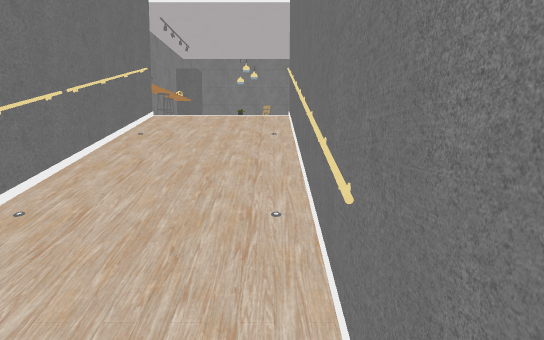
view 1 (above)

17 first-person views from a walk through a 3-D level made in the Unity game engine. The camera is 1.5 m above the floor, tilts 6° down and sees 75° across. The floor is counted in squares, 1 m on a side. Each view is taken from the middle of a square. On the plan, view 1 faces up. The plan holds only what a view shows up to about 16 squares ahead; the rest is blank. The place goes on beyond the plan. Some surface patterns are stand-ins.

view 2
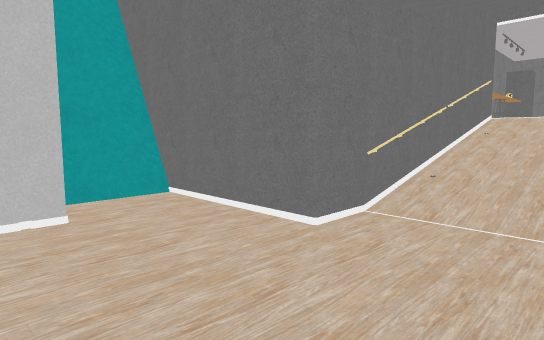

view 3
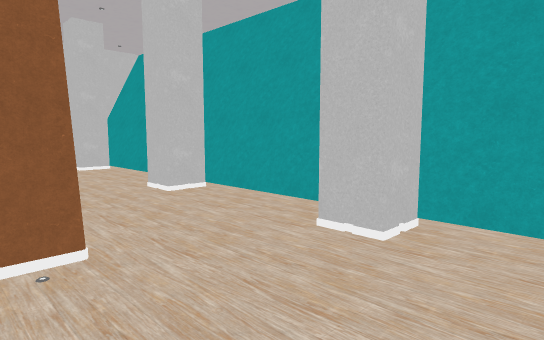

view 4
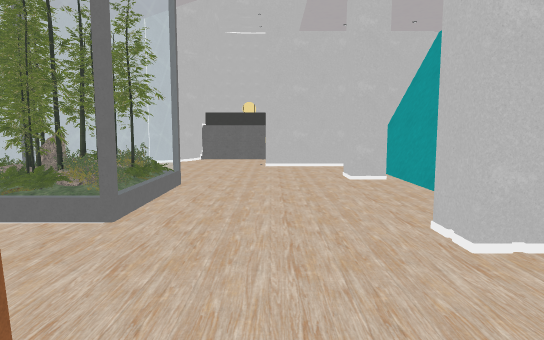

view 5
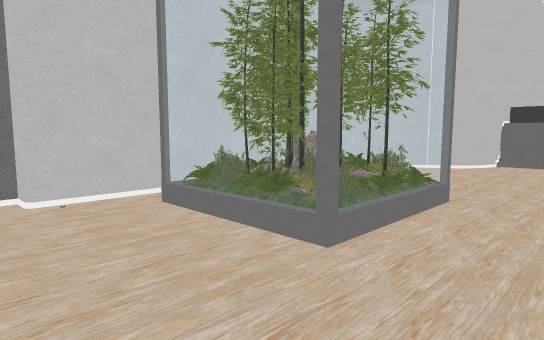

view 6
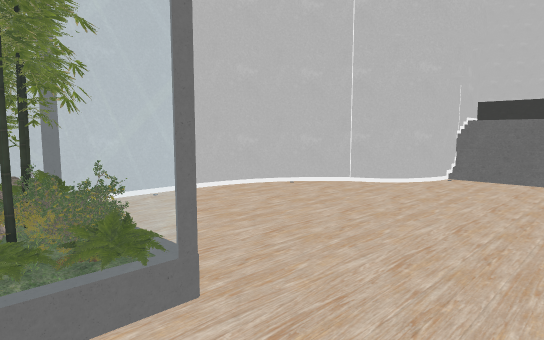

view 7
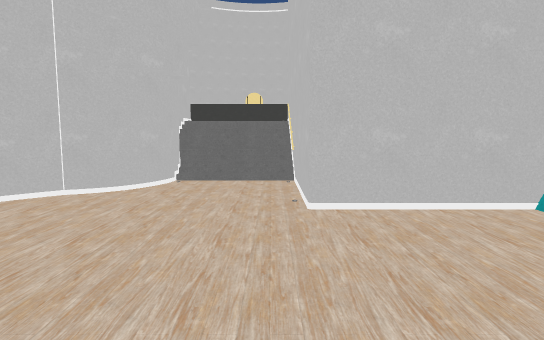

view 8
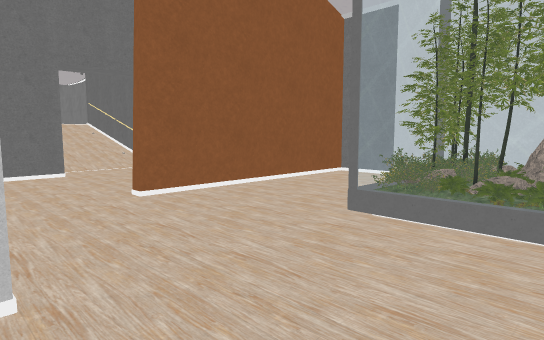

view 9
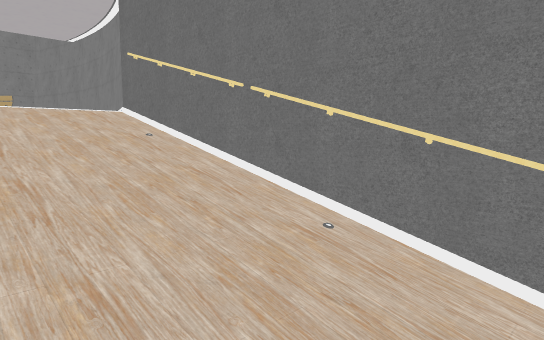

view 10
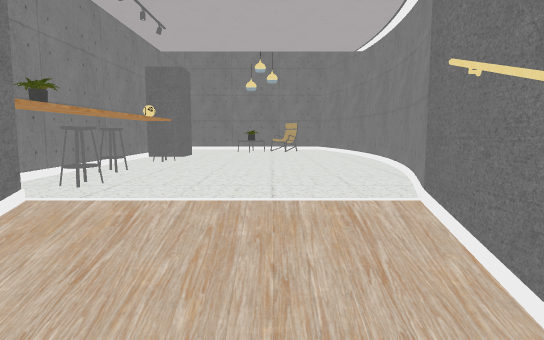

view 11
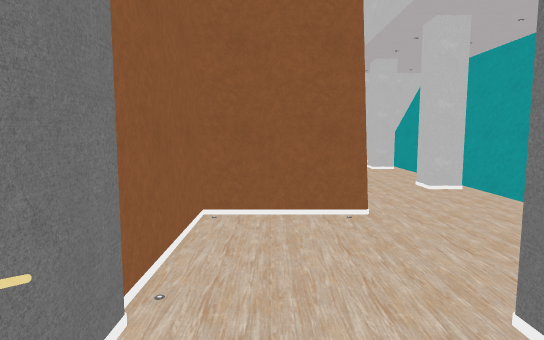

view 12
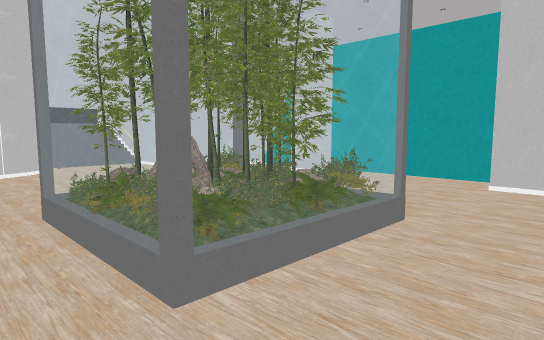

view 13
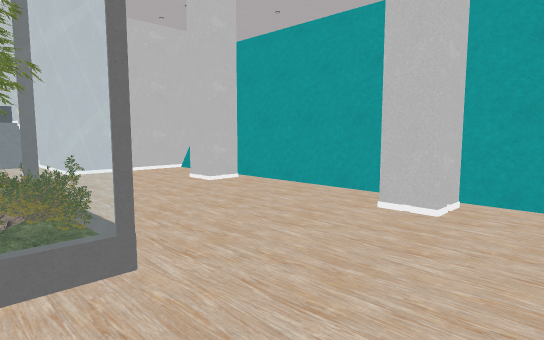

view 14
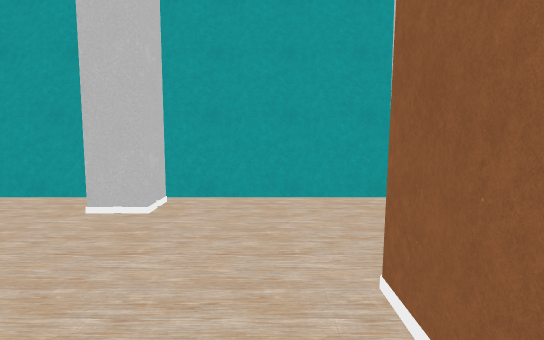

view 15
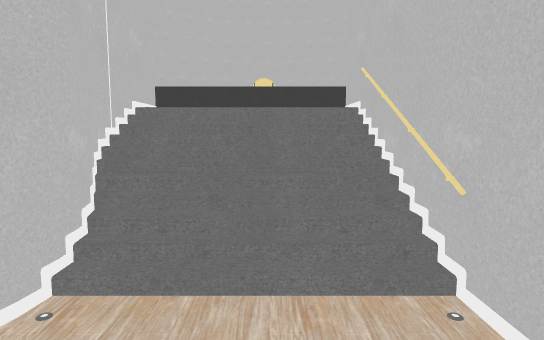

view 16
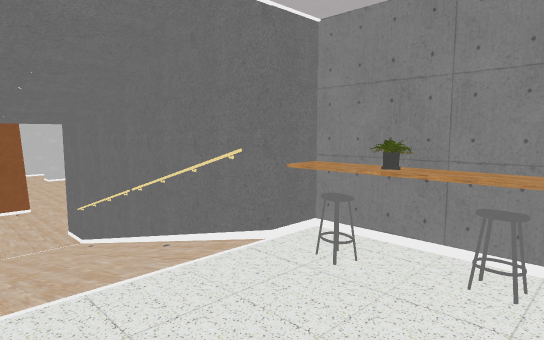

view 17
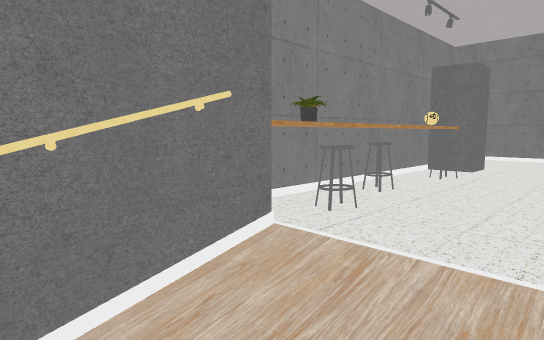

### Floor plan
Key: @ floor where view 1 was taken; # wall or solid block; . main floor; : floor 1.25 m higher than the main floor; + floor 1.5 m higher than the main floor; * floor 1.75 m higher than the main floor; % floor 2 m higher than the main floor; / step, stairs or slope; = window, fence, low wall or low ledge; S stool; R railing; P pillar; C chair; T pot; O other object.
Columns run from 9 left of view 1 to 5 right of it. Each row starts with its distance up from view 1.
 22           #
 21           OO
 20        OCC#O
 19            O
 18      P     #
 17     #P     #
 16      O     O
 15      S     #
 14      O   % #
 13     #S    ##
 12     #TS   #
 11     #O%%%%O
 10     ##////#
  9      #*//*#
  8      #+//+#
  7      #://:#
  6      #////#
  5      #R//R#
  4      #R//R#
  3      #R//R#
  2      #....#
  1 #=####....#
  0 ##.......@#
 -1 #=........#
 -2 ##P.......#
 -3 #PP.......#
 -4 #=........#
 -5 #=....#########
 -6 #=............#
 -7 #=............#
 -8 ##P..........##
 -9 #PP..........#
-10 #=......OOOOO#
-11 #=......OOOOO#
-12 #=......OOOOO#
-13 #=......OOOOO#
-14 #=......O  O.#
-15 ##P..........#
-16 #PP..........#
-17 #=...........#
-18 # ...........#
-19 #=...........#
-20 ######......##
-21      #......#
-22      #....###
-23      #...##
-24      #///#
-25      R///##
-26      R////#
-27      R////#
-28        ***
-29          ##

Positions as (right, up) in squares from view 1, and headings:
1: (0, 0), facing up
2: (0, -4), facing up-left
3: (-2, 0), facing down-left
4: (-4, -4), facing down
5: (-4, -6), facing down-right
6: (-4, -12), facing down-right
7: (-3, -13), facing down
8: (-7, -13), facing up-right
9: (-3, 2), facing up-right
10: (-1, 7), facing up
11: (-1, 4), facing down
12: (4, -7), facing down-left
13: (0, -6), facing down-left
14: (0, -6), facing left
15: (-2, -21), facing down
16: (0, 14), facing down-left
17: (-1, 8), facing up-left
